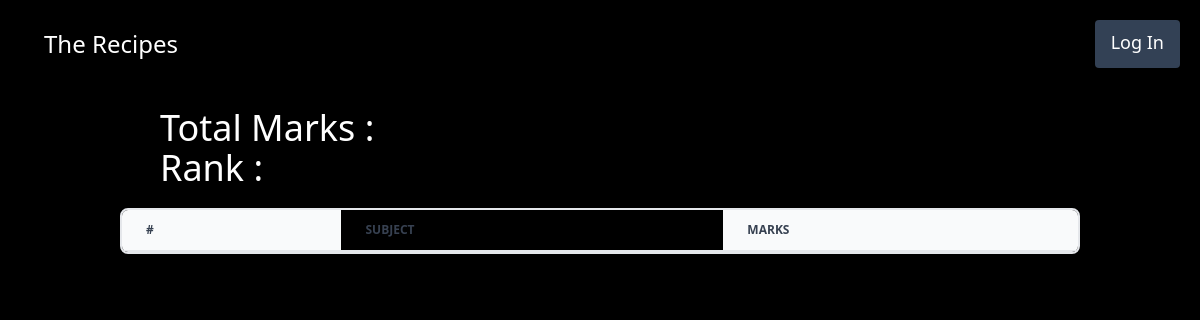
/vege/seemarks/STU-0001, run on an earlier commit of the app's database.
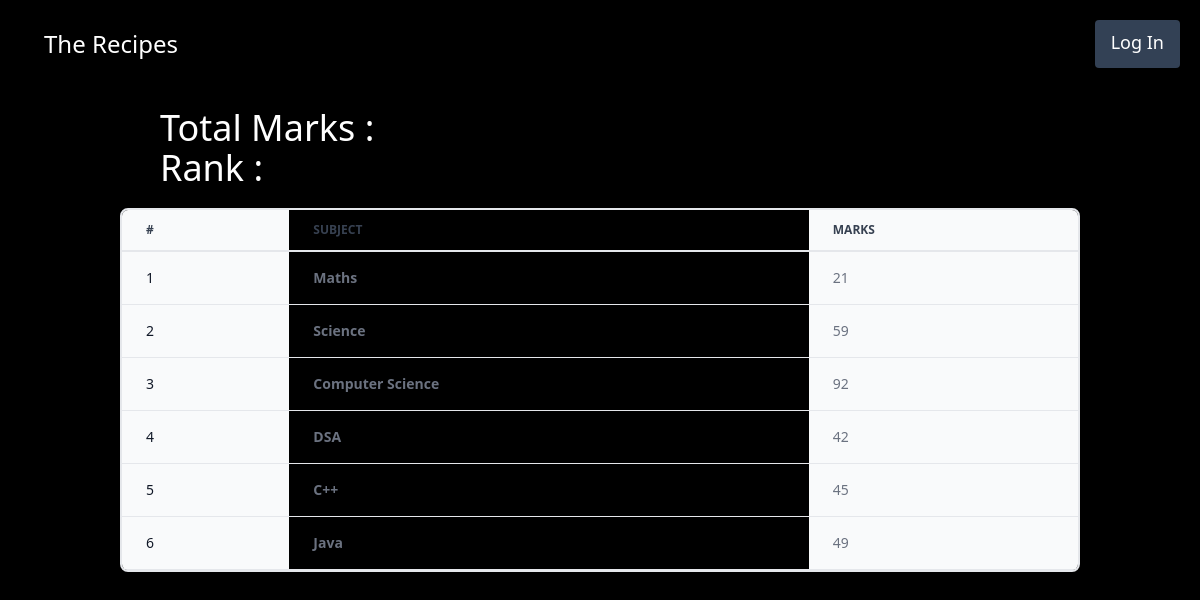
And on a later commit of the database.
### vege/models.py (models this page shows, shortened)
class SubjectMarks(models.Model):
    student = models.ForeignKey(
        Student, related_name="studentmarks", on_delete=models.CASCADE)
    subject = models.ForeignKey(Subject, on_delete=models.CASCADE)
    marks = models.IntegerField()
    class Meta:
        unique_together = ["student", "subject"]

class Subject(models.Model):
    subject_name = models.CharField(max_length=100)
    def __str__(self) -> str:
        return self.subject_name

### vege/views.py (the view)
def see_marks(request, student_id):
    queryset = SubjectMarks.objects.filter(
        student__student_id__student_id=student_id)
    total_marks = queryset.aaggregate(total_marks=Sum("marks"))
    return render(request, template_name="seeMarks.html", context={"qs": queryset, "total_marks": total_marks})

### vege/templates/seeMarks.html
{% extends 'base2.html' %}
{% block start %}
  <div class="mx-40 my-5">
    <h1 class="text-4xl">Total Marks : {{ total_marks.total_marks }}</h1>
    <h1 class="text-4xl">Rank : </h1>
  </div>
  <div class="relative overflow-x-auto shadow-md sm:rounded-lg mx-[10vw] border-2 dark:bg-slate-800 dark:text-white dark:text-slate-400">
    <table class="w-full text-sm text-left rtl:text-right text-gray-500 dark:text-gray-400">
      <thead class="text-xs border-b-2 text-gray-700 uppercase dark:text-gray-400">
        <tr>
          <th scope="col" class="px-6 py-3 bg-gray-50 dark:bg-gray-800">#</th>
          <th scope="col" class="px-6 py-3">
            <b>Subject</b>
          </th>
          <th scope="col" class="px-6 py-3 bg-gray-50 dark:bg-gray-800">Marks</th>
        </tr>
      </thead>
      <tbody>
        {% for m in qs %}
          <tr class="border-b border-gray-200 dark:border-gray-700">
            <th scope="row" class="px-6 py-4 font-medium text-gray-900 whitespace-nowrap bg-gray-50 dark:text-white dark:bg-gray-800">{{ forloop.counter }}</th>
            <td class="px-6 py-4">
              <b>{{ m.subject }}</b>
            </td>
            <td class="px-6 py-4 bg-gray-50 dark:bg-gray-800">{{ m.marks }}</td>
          </tr>
        {% endfor %}
      </tbody>
    </table>
  </div>
{% endblock %}

### vege/templates/base2.html (shortened to what this page needs)
<!DOCTYPE html>
<html lang="en">
  <head>
    <script src="https://cdn.tailwindcss.com"></script>
  </head>
  <body data-bs-theme="dark">
    <nav class="navbar p-3 dark shadow-lg dark:bg-slate-800 dark:text-white dark:text-slate-400">
      <div class="flex justify-between">
        <a class="text-2xl px-4 m-4" href="/vege/students">The Recipes</a>
        <a class="text-white bg-slate-700 border-0 px-4 py-2 m-2 focus:outline-none hover:bg-indigo-600 rounded text-lg" href="{% url 'logout_page' %}">
          {% if request.user.is_authenticated %}
            Log Out
          {% else %}
            Log In
          {% endif %}
        </a>
      </div>
    </nav>
    {% block start %}
    {% endblock %}
  </body>
</html>

### vege/templates/base2.html (style rules this page uses)
body { background-color: black; color: white; }

What changed in the data, as far as the page shows it:
added SubjectMarks: subject "Maths", marks "21"
added SubjectMarks: subject "Science", marks "59"
added SubjectMarks: subject "Computer Science", marks "92"
added SubjectMarks: subject "DSA", marks "42"
added SubjectMarks: subject "C++", marks "45"
added SubjectMarks: subject "Java", marks "49"
